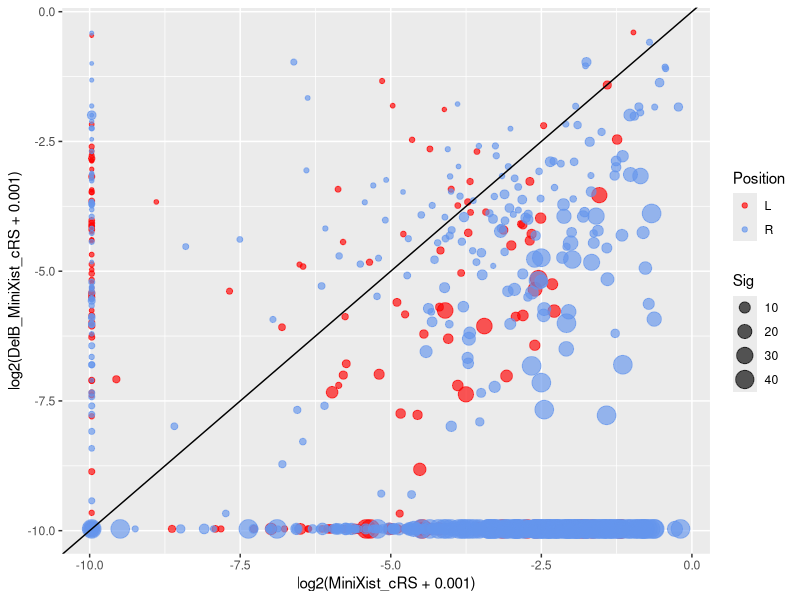

R code for this plot:



data <- read.table("Chr11_CellLines_comm2_RS_Pvalue.txt", header = TRUE, sep = "\t")


data$site = ceiling(data$TSSStart/1000000)

#for(i in 1:max(data$site)){
#	print(c(i, median(data[data$site==i,]$MiniXist_cRS),  median(data[data$site==i,]$DelBMiniXist_cRS)), quote=F)
#}

library(ggplot2)
data$site2=ifelse(data$site<=61,"L", "R")
p<-ggplot(data, aes(x=log2(MiniXist_cRS+0.001), y=log2(DelB_MiniXist_cRS+0.001), size = Sig, colour=site2)) +geom_point(alpha=0.65) + scale_color_manual('Position', values=c("red","cornflowerblue")) + geom_abline(intercept=0,slope=1)

